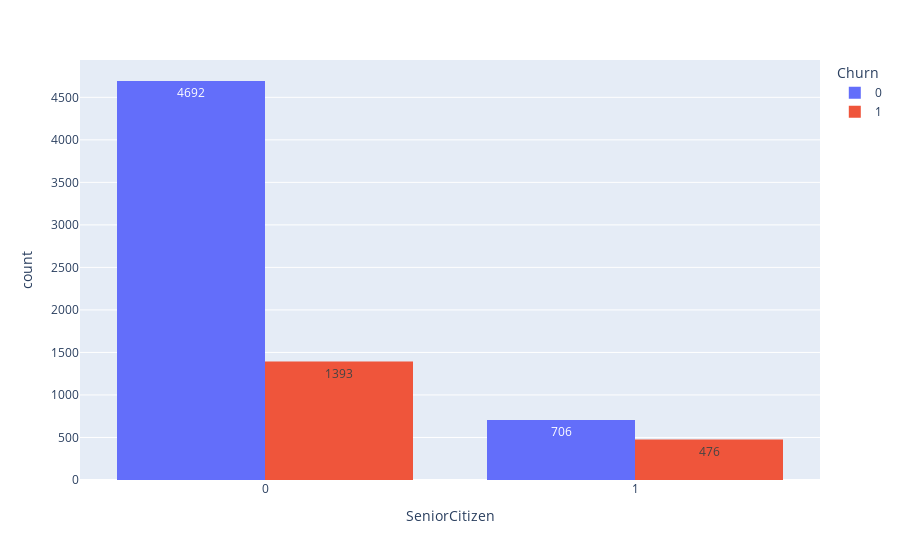

Write notebook code for a chart like this one.
### Code cell
px.histogram(datos_normalizados, x="SeniorCitizen", text_auto=True, color="Churn", barmode="group")

### Figure 1 — Plotly figure (JSON) as saved in the notebook; plotly's stock layout.template omitted (floating-point values rounded to 4 significant figures; data arrays with more than 128 entries replaced by an {"elided": "..."} marker saying what was removed)
{"data": [{"alignmentgroup": "True", "bingroup": "x", "hovertemplate": "Churn=0<br>SeniorCitizen=%{x}<br>count=%{y}<extra></extra>", "legendgroup": "0", "marker": {"color": "#636efa", "pattern": {"shape": ""}}, "name": "0", "offsetgroup": "0", "orientation": "v", "showlegend": true, "texttemplate": "%{value}", "type": "histogram", "x": {"elided": "5398 int values"}, "xaxis": "x", "yaxis": "y"}, {"alignmentgroup": "True", "bingroup": "x", "hovertemplate": "Churn=1<br>SeniorCitizen=%{x}<br>count=%{y}<extra></extra>", "legendgroup": "1", "marker": {"color": "#EF553B", "pattern": {"shape": ""}}, "name": "1", "offsetgroup": "1", "orientation": "v", "showlegend": true, "texttemplate": "%{value}", "type": "histogram", "x": {"elided": "1869 int values"}, "xaxis": "x", "yaxis": "y"}], "layout": {"barmode": "group", "legend": {"title": {"text": "Churn"}, "tracegroupgap": 0}, "margin": {"t": 60}, "xaxis": {"anchor": "y", "domain": [0, 1], "title": {"text": "SeniorCitizen"}}, "yaxis": {"anchor": "x", "domain": [0, 1], "title": {"text": "count"}}}}
